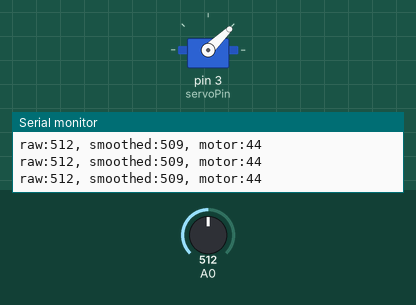
Recording of a sketch running on a simulated Arduino Uno, built with avr-gcc and run on an emulated ATmega328P. Shown: servo, the last lines printed to the serial monitor. The inputs (shaded band) are chosen by the test bench; at power-on: A0 = 512.

Above: at 6.2 s.
6.3 s: A0 set to 1023
At 8.4 s:
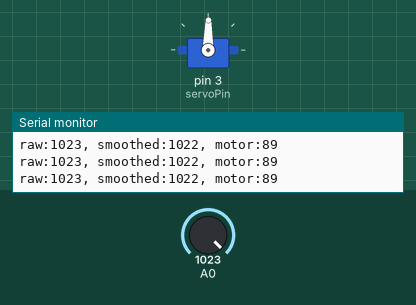
9.3 s: A0 set to 716
At 11.7 s:
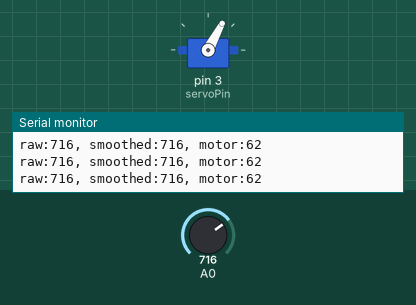
12.3 s: A0 set to 80
At 13.9 s:
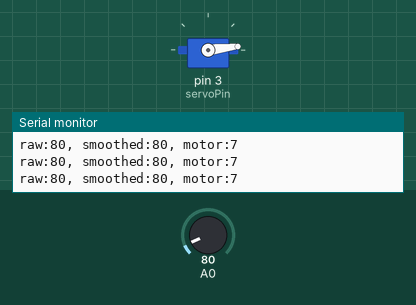
Timing chart, 0 to 15.4 s (numbered marks = the images above; inputs shaded):
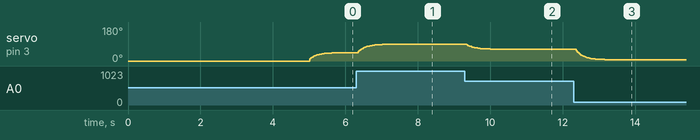

The sketch:

debounce.ino
```cpp
// currently useing the Rust style guides found:
// https://doc.rust-lang.org/nightly/style-guide/index.html

#include <Arduino.h>
#include <Servo.h>

// --- Constants ---
const int servoPin = 3;

// --- Enums ---
/// State of the goal of the hand
enum EmgState {
  Relaxed,
  Intermediate,
  Clenched
};

/// "Random" (psudo) number generator
struct RNG {

  private:
    /// storage for the random number genorator
    uint32_t value;

  public:
    /// Construct the Random Number Generator
    RNG(uint32_t seed) {
      value = seed;
    }

    /// Advance RNG state and return new value
    uint32_t next() {

      value = value * 0x6C8E9CF5UL;
      value ^= value >> 13;
      value = value + 0xB5297A4DUL;
      value ^= value << 17;
      value = value - 0xD6E8FEB8UL;
      value ^= value >> 5;
      return value;
    }

    /// Return bounded random number [0, bound)
    uint32_t next_bounded(uint32_t bound) {
      return next() % bound;
    }
};

/// Electromyography Simulator
struct EMGSimulator {

  private:
    /// how many times updated, also changes the state
    uint32_t step_count = 0;
    /// current goal of the hand
    EmgState emg_state = Relaxed;
    /// for making harsh above and below the line
    uint16_t phase = 0;
    /// How large the spike is
    uint8_t spike_remaining = 0;
    /// The Random Number Geneator
    RNG number_generator;

  public:
    EMGSimulator(RNG generator) : number_generator(generator) {}

    /// Get the next EMG value
    uint16_t next() {
      uint16_t noise = number_generator.next_bounded(1024);

      step_count++;
      phase += 17;

      if ((step_count % 1000) == 0) {
        uint16_t r = noise % 100;
        if (r < 50) emg_state = Relaxed;
        else if (r < 80) emg_state = Intermediate;
        else emg_state = Clenched;
      }

      if (spike_remaining == 0 && (noise % 200) == 0) {
        spike_remaining = (noise % 5) + 1;
      }

      if (spike_remaining > 0) {
        spike_remaining--;
        return 1023;
      }

      uint16_t baseline = 0;
      uint16_t amplitude = 0;

      switch (emg_state) {
        case Relaxed: baseline = 200; amplitude = 50; break;
        case Intermediate: baseline = 620; amplitude = 30; break;
        case Clenched: baseline = 940; amplitude = 10; break;
      }

      int16_t jitter = ((noise % (2 * amplitude)) - amplitude);
      int16_t artifact = ((phase % 256) < 128) ? 3 : -3;
      int16_t signal = baseline + jitter + artifact;

      if (signal < 0) signal = 0;
      if (signal > 1023) signal = 1023;

      return (uint16_t)signal;
    }
};

/// Smoothing for a chaotic system
struct ExponentalMovingAverage {
  private:
    float ema = 0.0;
    float alpha;
    float last_input = 0.0;

  public:
    /// EMA Constructor
    ExponentalMovingAverage(float alpha) {
      this->alpha = alpha;
    }

    /// Get next smoothed value based on the last average
    uint16_t update(uint16_t input) {
      float input_f = (float)input;
      float max_slope = abs(last_input - ema);

      float go_to = alpha * input_f + (1.0f - alpha) * ema;
      float slope = go_to - ema;

      if (slope > max_slope) slope = max_slope;
      else if (slope < -max_slope) slope = -max_slope;

      ema += slope;
      last_input = input_f;

      return (uint16_t)ema;
    }
};

// --- Globals for EMG Simulator ---
EMGSimulator emg_simulator = EMGSimulator(RNG(42));
ExponentalMovingAverage ema = ExponentalMovingAverage(0.15);

// Servo object
Servo finger;

// --- Functions ---

/// Convert 0-1023 to 0-90 degrees
uint16_t from_1023_to_90(uint16_t number) {
  return (uint16_t)(((uint32_t)number * 90) / 1023);
}

void setup() {
  Serial.begin(9600);
  finger.attach(servoPin);
  pinMode(A0, INPUT);

  // Calibration: hold servo at 0 degrees for ~5 seconds
  for (int i = 0; i <= 90; i++) {
    finger.write(0);
    delay(55);
  }
}

void loop() {
  uint16_t raw = analogRead(A0);
  uint16_t smoothed = ema.update(raw);

  uint16_t motor_out = from_1023_to_90(smoothed);
  finger.write(motor_out);

  Serial.print("raw:");
  Serial.print(raw);
  Serial.print(", smoothed:");
  Serial.print(smoothed);
  Serial.print(", motor:");
  Serial.println(motor_out);
}
```

Measured:
- after the input at 6.3 s, servo on pin 3 (servoPin): moves from 44° to 89° over 0.85 s, starting at once
- after the input at 12.3 s, servo on pin 3 (servoPin): moves from 62° to 7° over 0.79 s, starting after 0.07 s
